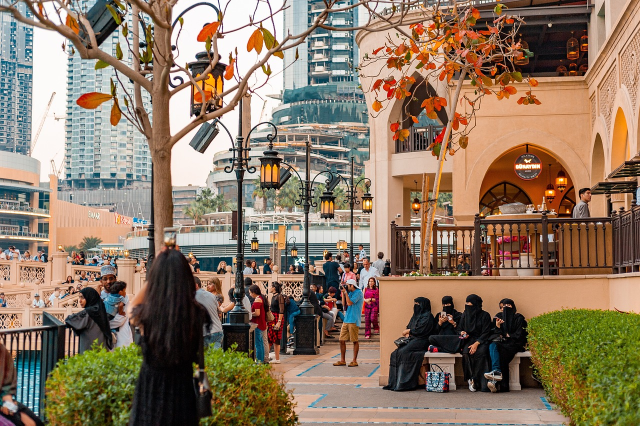
#> input picture photos/pic4.jpg, 1280 x 852 px (shown at 1/2 size)
$ python basic.py
#> lines starting #> are read from the running program, lines starting #| are printed output that depends on the picture; after the words box and inside, x2 and y2 are one past the last pixel; in counts of white or black regions, pixels touching at a corner belong together
import cv2 as cv
# read images
img=cv.imread('photos/pic4.jpg')
#> img is the input picture: shape (852, 1280, 3); mean B, G, R 99.7, 120.5, 140.8

cv.imshow('Cat',img)

# black and white image
# grey =cv.cvtColor(img,cv.COLOR_BGR2GRAY)
# cv.imshow('"Gray',grey)
# xxxxxxxxxxxxxxxxxxxx

# Blur iamge
blur =cv.GaussianBlur(img,(7,7),cv.BORDER_DEFAULT)
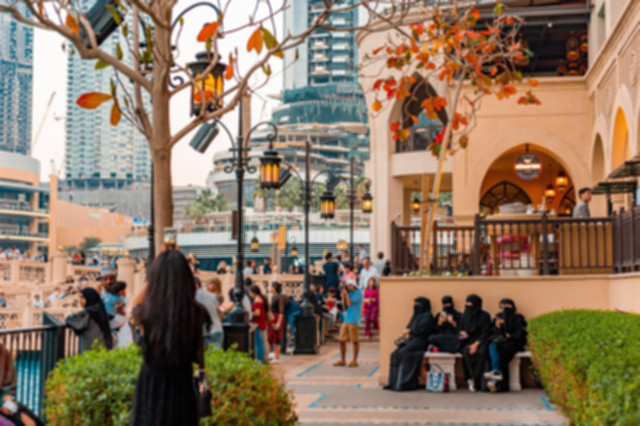
#> blur: shape (852, 1280, 3) (shown at 1/2 size); mean B, G, R 99.7, 120.5, 140.8
# cv.imshow('Blur',blur)
# xxxxxxxxxxxxxxxxxx


# Edge  Cascade
canny = cv.Canny(blur,125,175)
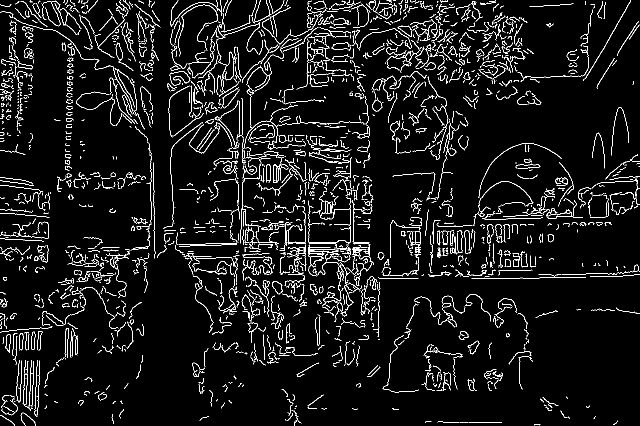
#> canny: shape (852, 1280) (shown at 1/2 size); 5.8% white in thin lines or dots
cv.imshow('Canny Edges',canny)
# xxxxxxxxxxxxxxxxxxxxxxx


# Dialating  the image
dilated = cv.dilate(canny,(7,7),iterations=3)
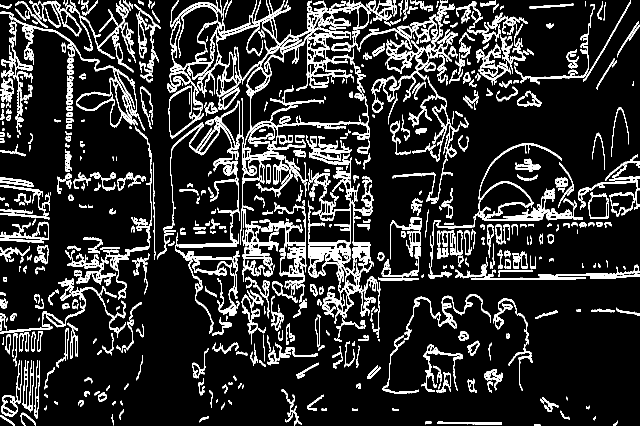
#> dilated: shape (852, 1280) (shown at 1/2 size); 15% white; 936 white regions (141 under 20 px), largest, box (x1, y1, x2, y2) and area: (612, 270, 748, 647) 10150, (481, 79, 740, 490) 7178, (327, 201, 480, 461) 3272
cv.imshow('Dialating',dilated)
# xxxxxxxxxxxxxxxxxxxxxxx


# Eroding
eroded = cv.erode(dilated,(7,7),iterations=3)
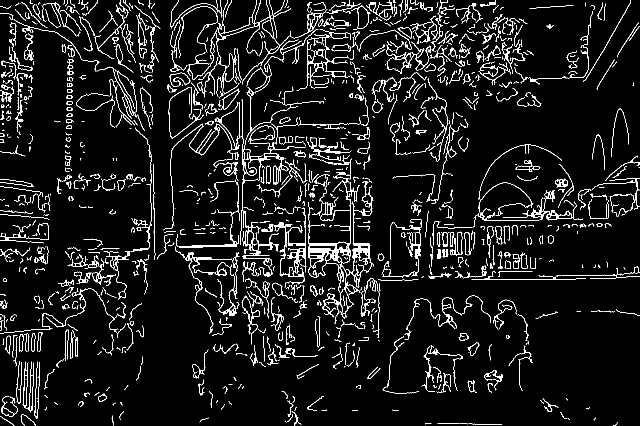
#> eroded: shape (852, 1280) (shown at 1/2 size); 6.9% white in thin lines or dots
cv.imshow('Eroded',eroded)
# xxxxxxxxxxxxxxxxxxxxxxx


# resize
resized = cv.resize(img,(200,200),interpolation=cv.INTER_CUBIC)
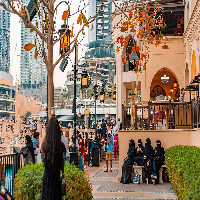
#> resized: shape (200, 200, 3); mean B, G, R 99.9, 120.7, 140.9
cv.imshow('Resized',resized)
# xxxxxxxxxxxxxxxxxxxxxxx


# croped
cropped  = img[50:200,200:400]
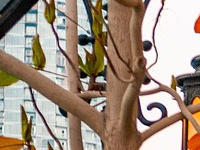
#> cropped: shape (150, 200, 3); mean B, G, R 130.7, 145.8, 162.7

cv.imshow('Croped',cropped)
# xxxxxxxxxxxxxxxxxxxxxxx
cv.waitKey(0)

$ run again, with photos/pic3.jpg copied over photos/pic4.jpg
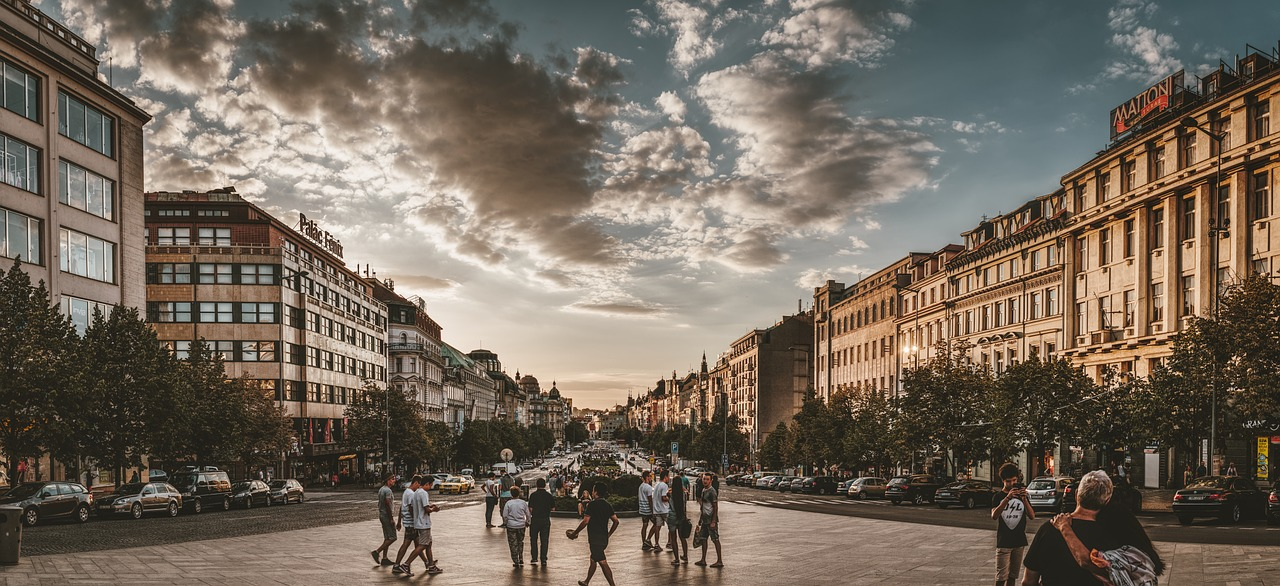
#> input picture photos/pic3.jpg, 1280 x 586 px
#> img is the input picture: shape (586, 1280, 3); mean B, G, R 92, 104.6, 115.7
#> `canny = cv.Canny(blur,125,175)`:
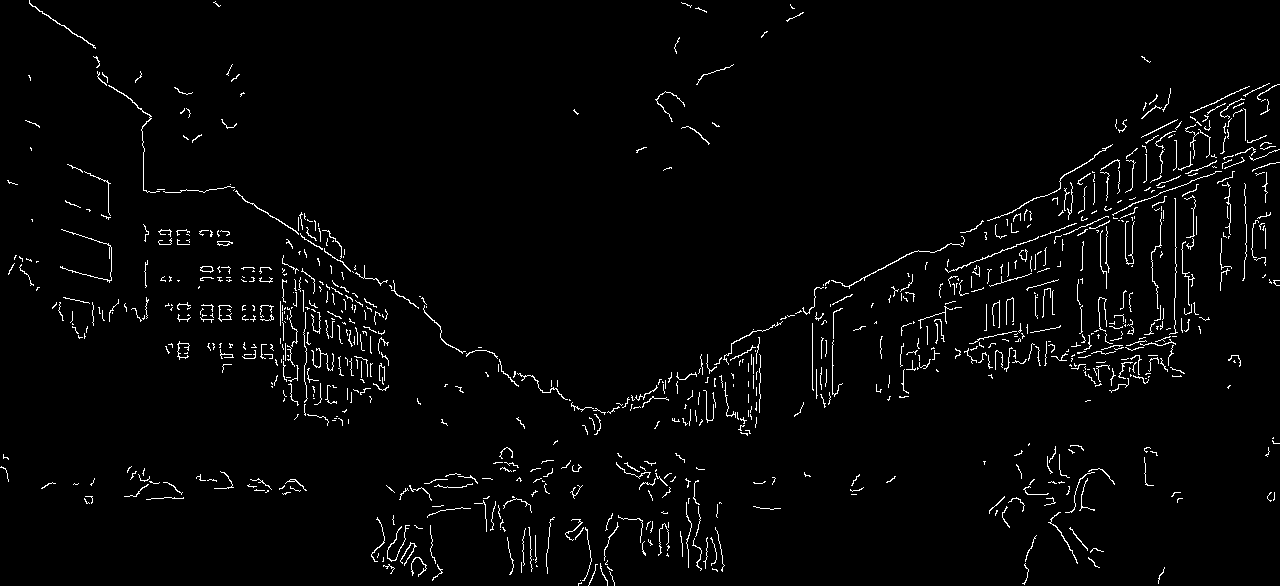
#> canny: shape (586, 1280); 2.5% white in thin lines or dots
#> dilated: shape (586, 1280); 6% white; 505 white regions (74 under 20 px), largest, box (x1, y1, x2, y2) and area: (1112, 154, 1234, 270) 1234, (93, 56, 303, 238) 1219, (1125, 198, 1178, 375) 825
#> eroded: shape (586, 1280); 2.8% white in thin lines or dots
#> `cropped  = img[50:200,200:400]`:
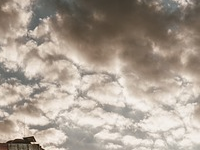
#> cropped: shape (150, 200, 3); mean B, G, R 146.6, 158.8, 170.7

$ run again, with photos/people1.jfif saved as photos/pic4.jpg
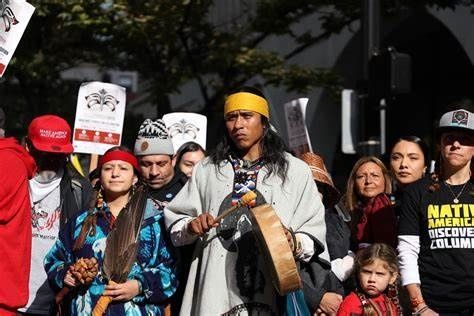
#> input picture photos/people1.jfif, 474 x 316 px
#> img is the input picture: shape (316, 474, 3); mean B, G, R 63.5, 67.5, 83.2
#> `canny = cv.Canny(blur,125,175)`:
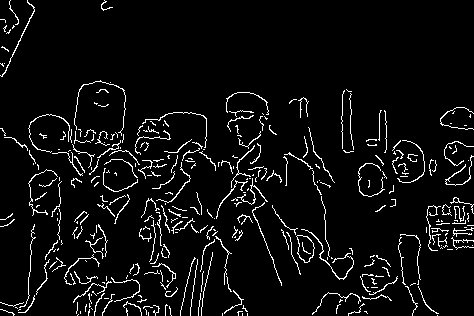
#> canny: shape (316, 474); 5.5% white in thin lines or dots
#> dilated: shape (316, 474); 13.7% white; 115 white regions (17 under 20 px), largest, box (x1, y1, x2, y2) and area: (135, 112, 216, 261) 1722, (28, 80, 140, 179) 1696, (426, 197, 474, 254) 1350
#> eroded: shape (316, 474); 6.3% white in thin lines or dots
#> `cropped  = img[50:200,200:400]`:
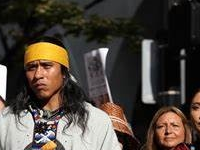
#> cropped: shape (150, 200, 3); mean B, G, R 58.9, 67, 75.9
